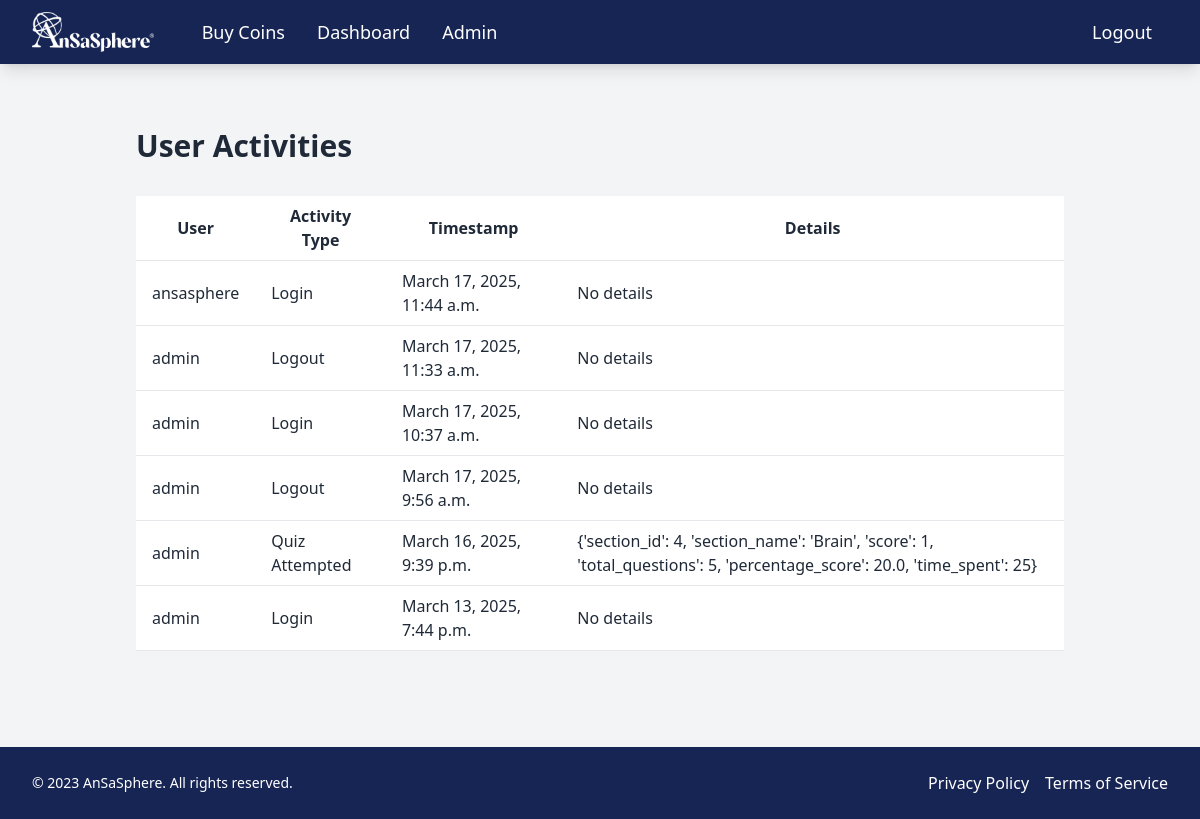
Before: /admin_dashboard/admin/view_user_activities/ (signed in) with the older database file.
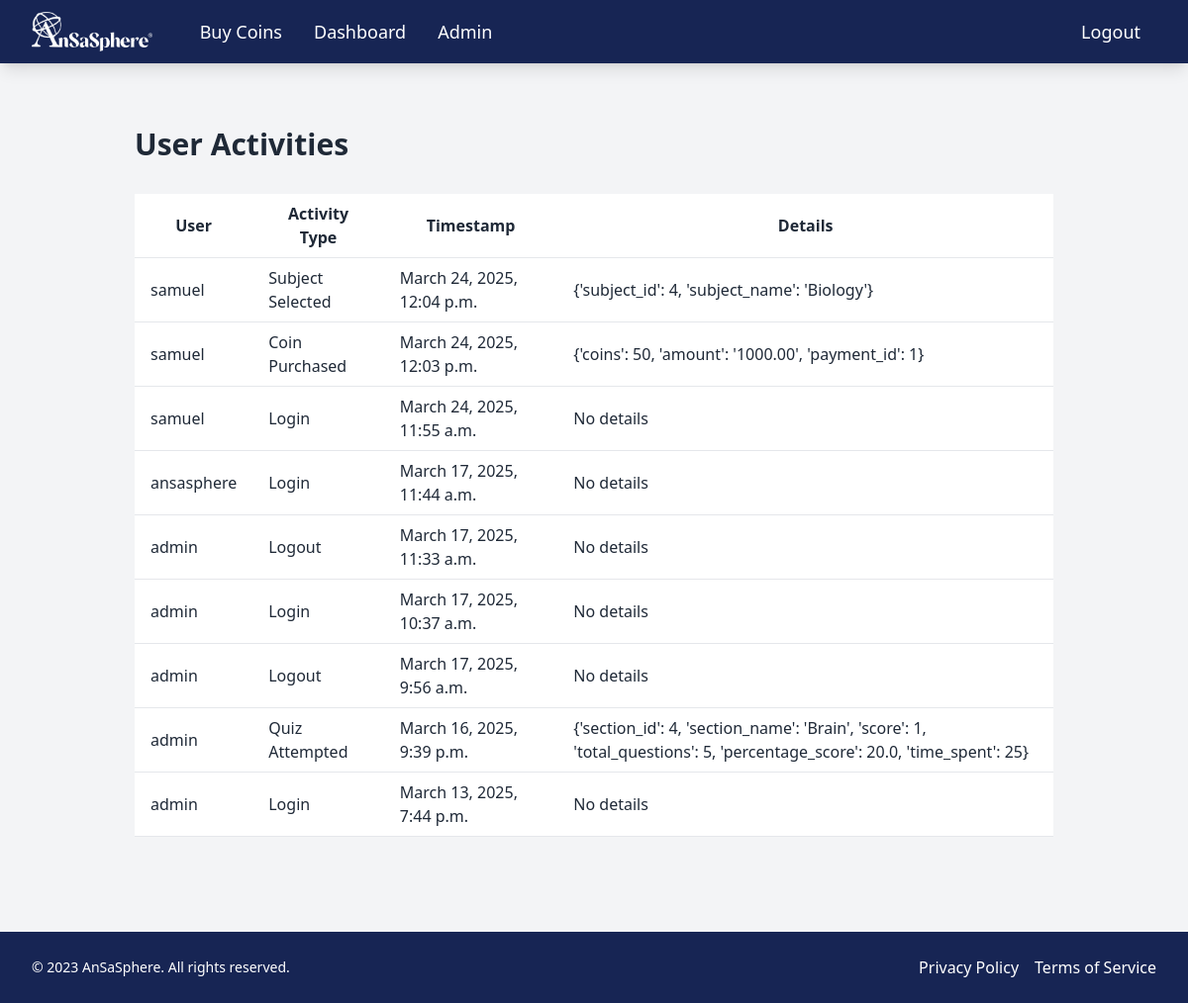
After: the same page with the newer database file.
### eduPathCare/models.py (models this page shows, shortened)
class UserActivity(models.Model):
    ACTIVITY_CHOICES = [
        ('login', 'Login'),
        ('logout', 'Logout'),
        ('subject_selected', 'Subject Selected'),
        ('quiz_attempted', 'Quiz Attempted'),
        ('final_exam_attempted', 'Final Exam Attempted'),
        ('flashcard_viewed', 'Flashcard Viewed'),
        ('coin_purchased', 'Coin Purchased'),
        ('coin_withdrawn', 'Coin Withdrawn'),
        ('profile_updated', 'Profile Updated'),
        ('password_reset', 'Password Reset'),
    ]
    user = models.ForeignKey(User, on_delete=models.CASCADE, related_name='activities')
    activity_type = models.CharField(max_length=50, choices=ACTIVITY_CHOICES)
    timestamp = models.DateTimeField(auto_now_add=True)
    details = models.JSONField(blank=True, null=True)  # Store additional details about the activity
    class Meta:
        verbose_name_plural = "User Activities"
        ordering = ['-timestamp']

class User(AbstractBaseUser, PermissionsMixin):
    ROLE_CHOICES = [
        ('student', 'Student'),
        ('mentor', 'Mentor'),
        ('admin', 'Admin'),
    ]
    user_id = models.AutoField(primary_key=True)
    username = models.CharField(max_length=150, unique=True)
    email = models.EmailField(unique=True)
    role = models.CharField(max_length=10, choices=ROLE_CHOICES, default='student')
    first_name = models.CharField(max_length=50)
    last_name = models.CharField(max_length=50)
    profile_picture = models.ImageField(upload_to='profile_pics/', blank=True, null=True)
    bio = models.TextField(blank=True, null=True)
    is_staff = models.BooleanField(default=False)
    is_superuser = models.BooleanField(default=False)
    created_at = models.DateTimeField(auto_now_add=True)
    updated_at = models.DateTimeField(auto_now=True)
    coins = models.PositiveIntegerField(default=0)  # Add this line to track coins
    otp = models.CharField(max_length=6, blank=True, null=True)  # Add OTP field
    is_verified = models.BooleanField(default=False)  # Add verification status field
    objects = UserManager()
    USERNAME_FIELD = 'email'
    REQUIRED_FIELDS = ['username']

### eduPathCare/views_admin.py (the view)
@login_required
@user_passes_test(lambda u: u.is_superuser)
def view_user_activities(request):
    activities = UserActivity.objects.all().order_by('-timestamp')
    return render(request, 'admin/view_user_activities.html', {'activities': activities})

### eduPathCare/templates/admin/view_user_activities.html
{% extends 'base.html' %}
{% block content %}
<div class="container mx-auto px-4 py-8">
    <h1 class="text-3xl font-bold mb-8">User Activities</h1>
    <table class="min-w-full bg-white">
        <thead>
            <tr>
                <th class="py-2 px-4 border-b">User</th>
                <th class="py-2 px-4 border-b">Activity Type</th>
                <th class="py-2 px-4 border-b">Timestamp</th>
                <th class="py-2 px-4 border-b">Details</th>
            </tr>
        </thead>
        <tbody>
            {% for activity in activities %}
            <tr>
                <td class="py-2 px-4 border-b">{{ activity.user.username }}</td>
                <td class="py-2 px-4 border-b">{{ activity.get_activity_type_display|safe }}</td>
                <td class="py-2 px-4 border-b">{{ activity.timestamp }}</td>
                <td class="py-2 px-4 border-b">{{ activity.details|default:"No details" }}</td>
            </tr>
            {% endfor %}
        </tbody>
    </table>
</div>
{% endblock %}

### eduPathCare/templates/base.html (shortened to what this page needs)
{% load static tailwind_tags %}
<!DOCTYPE html>
<html lang="en">
<head>
    {% tailwind_css %}
</head>
<body class="flex flex-col min-h-screen bg-gray-100">
    <nav class="bg-blue-950 shadow-lg">
        <div class="max-w-7xl mx-auto px-4 sm:px-6 lg:px-8">
            <div class="flex justify-between h-16">
                <div class="flex items-center">
                    <div class="flex-shrink-0">
                        <a href="{% url 'index' %}" class="flex items-center">
                            <img src="{% static 'images/logod.png' %}" alt="AnSaSphere" class="h-10 w-25 mr-2 hidden lg:block">
                        </a>
                    </div>
                    <div class="hidden lg:flex lg:items-center lg:space-x-8 ml-10">
                        {% if user.is_authenticated %}
                            <a href="{% url 'purchase_coins' %}" class="text-white hover:text-blue-400 text-lg font-medium transition duration-300">
                                Buy Coins
                            </a>
                            <a href="{% url 'dashboard' %}" class="text-white hover:text-blue-400 text-lg font-medium transition duration-300">
                                Dashboard
                            </a>
                            {% if user.is_superuser %}
                                <a href="{% url 'admin_dashboard' %}" class="text-white hover:text-blue-400 text-lg font-medium transition duration-300">
                                    Admin
                                </a>
                            {% endif %}
                        {% endif %}
                    </div>
                </div>
                <div class="hidden lg:flex lg:items-center lg:space-x-8 ml-10">
                    {% if user.is_authenticated %}
                        <a href="{% url 'logout' %}" class="text-white hover:text-blue-400 text-lg font-medium px-4 py-2 rounded-lg transition duration-300">
                            Logout
                        </a>
                    {% endif %}
                </div>
            </div>
        </div>
    </nav>
    <main class="flex-grow container mx-auto px-4 sm:px-6 lg:px-8 py-8">
        {% block content %}{% endblock %}
    </main>
    <footer class="bg-blue-950 text-white mt-8">
        <div class="max-w-7xl mx-auto px-4 sm:px-6 lg:px-8 py-6">
            <div class="flex justify-between items-center">
                <div>
                    <p class="text-sm">&copy; 2023 AnSaSphere. All rights reserved.</p>
                </div>
                <div class="flex space-x-4">
                    <a href="#" class="text-white hover:text-blue-400 transition duration-300">Privacy Policy</a>
                    <a href="#" class="text-white hover:text-blue-400 transition duration-300">Terms of Service</a>
                </div>
            </div>
        </div>
    </footer>
</body>
</html>

Changed rows visible on the page:
added UserActivity: user.username "samuel", activity_type "Subject Selected", timestamp "March 24, 2025, 12:04 p.m.", details "{'subject_id': 4, 'subject_name': 'Biology'}"
added UserActivity: user.username "samuel", activity_type "Coin Purchased", timestamp "March 24, 2025, 12:03 p.m.", details "{'coins': 50, 'amount': '1000.00', 'payment_id': 1}"
added UserActivity: user.username "samuel", activity_type "Login", timestamp "March 24, 2025, 11:55 a.m.", details "No details"
